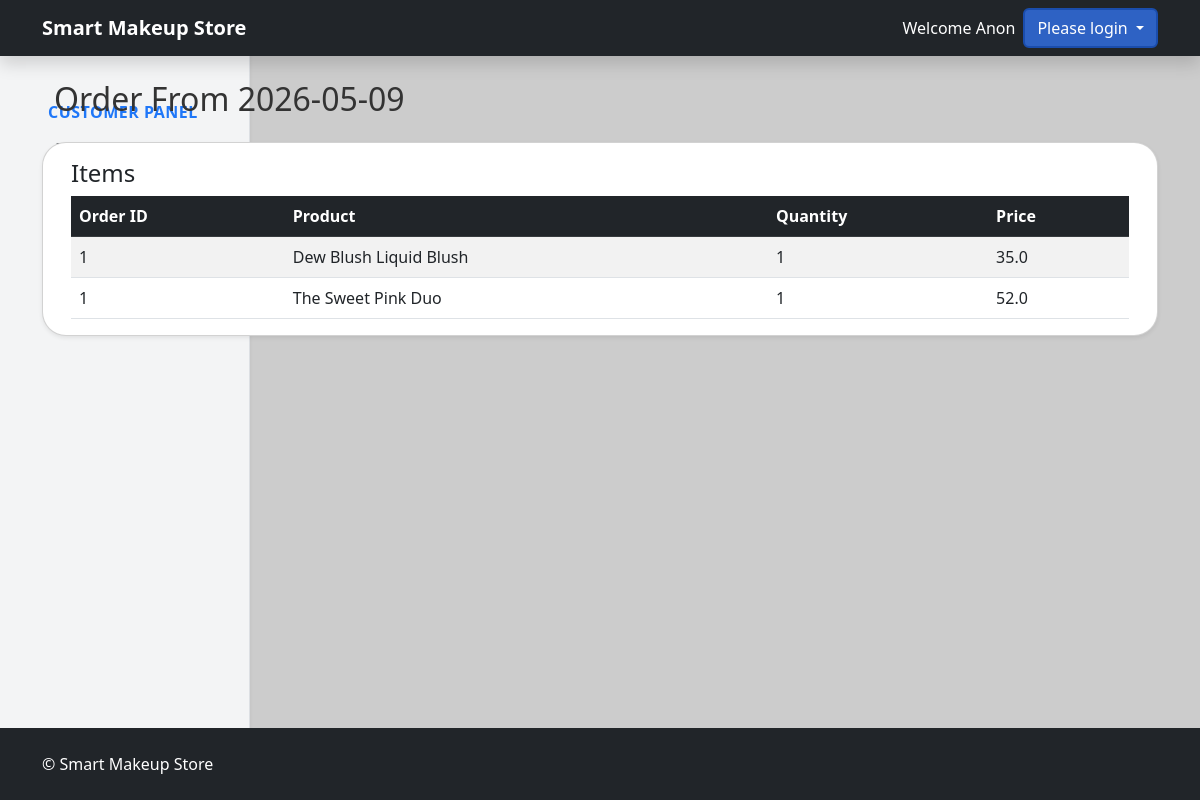
Screenshot of /customers/my-profile/orders/1/details with the database file from the repository.
### tables this page shows
CREATE TABLE order_products (
            order_product_id INTEGER PRIMARY KEY AUTOINCREMENT,
            order_id INTEGER NOT NULL,
            product_id INTEGER NOT NULL,
            order_product_quantity INTEGER NOT NULL,
            order_product_unit_price REAL DEFAULT NULL,
            FOREIGN KEY(order_id) REFERENCES orders(order_id),
            FOREIGN KEY(product_id) REFERENCES products(product_id)
        );

CREATE TABLE products (
            product_id INTEGER PRIMARY KEY AUTOINCREMENT,
            category_id INTEGER DEFAULT NULL,
            product_name TEXT NOT NULL,
            product_description TEXT DEFAULT NULL,
            product_price REAL NOT NULL,
            product_company TEXT,
            product_stock_quantity INTEGER DEFAULT 0,
            product_created_at DATETIME DEFAULT CURRENT_TIMESTAMP,
            product_updated_at DATETIME,
            FOREIGN KEY(category_id) REFERENCES categories(category_id)
        );

### routes/store.py (the view)
@app.route('/customers/my-profile/orders/<int:order_id>/details')
def customerOrderDetails(order_id):
    storeDb = db.getDB()
    query = '''
        Select *, DATE(o.order_created_at) as date from order_products op
            LEFT JOIN products p on p.product_id = op.product_id
            LEFT JOIN orders o on o.order_id = op.order_id
            WHERE op.order_id = ?
        '''
    order = storeDb.execute(query, (order_id,)).fetchall()
    return render_template('customerOrderDetails.html', order=order)

### models/database.py (called while the page is built)
def getDB():
    conn = sqlite3.connect('store.db', check_same_thread=False)
    conn.row_factory = sqlite3.Row
    return conn

### templates/customerOrderDetails.html
{% extends "base.html" %} {% block content %}
<div class="container-fluid">
  <div class="row">
    {% include "customerSidebar.html" with context %}
    <div
      class="col-md-9 l-4 col-lg-10"
      data-bs-spy="scroll"
      data-bs-target="#navbar-example3"
      data-bs-offset="100"
      tabindex="0"
    >
      <h2 class="mb-4">Order From {{order[0].date}}</h2>
    </div>
    {% if order|length == 0 %}
    <div class="alert alert-warning">No orders found yet.</div>
    {% else %}
    <div class="card shadow-sm">
      <div class="card-body p-3">
        <table class="table table-striped table-hover mb-0">
          <thead class="table-dark">
            <h4>Items</h4>
            <tr>
              <th>Order ID</th>
              <th>Product</th>
              <th>Quantity</th>
              <th>Price</th>
            </tr>
          </thead>
          <tbody id="tableBody">
            {% for product in order %}
            <tr>
              <td>{{ product.order_id }}</td>
              <td>{{ product.product_name }}</td>
              <td>{{ product.order_product_quantity }}</td>
              <td>{{ product.product_price }}</td>
            </tr>
            {% endfor %}
          </tbody>
        </table>
      </div>
    </div>
    {% endif %}
  </div>
</div>
{% endblock %}

### static/css/00-Global-Styles.css (style rules this page uses)
body, html { background-color: #ccc !important; color: #333; display: flex; flex-direction: column; margin: 0; padding: 0; min-height: 100vh; }
.card { border-radius: 1.5rem !important; }

### rows the page displays
order_products: order_id "1", product_name "Dew Blush Liquid Blush", order_product_quantity "1", product_price "35.0"
order_products: order_id "1", product_name "The Sweet Pink Duo", order_product_quantity "1", product_price "52.0"

### other values shown
{{ order[0].date }} "2026-05-09"
